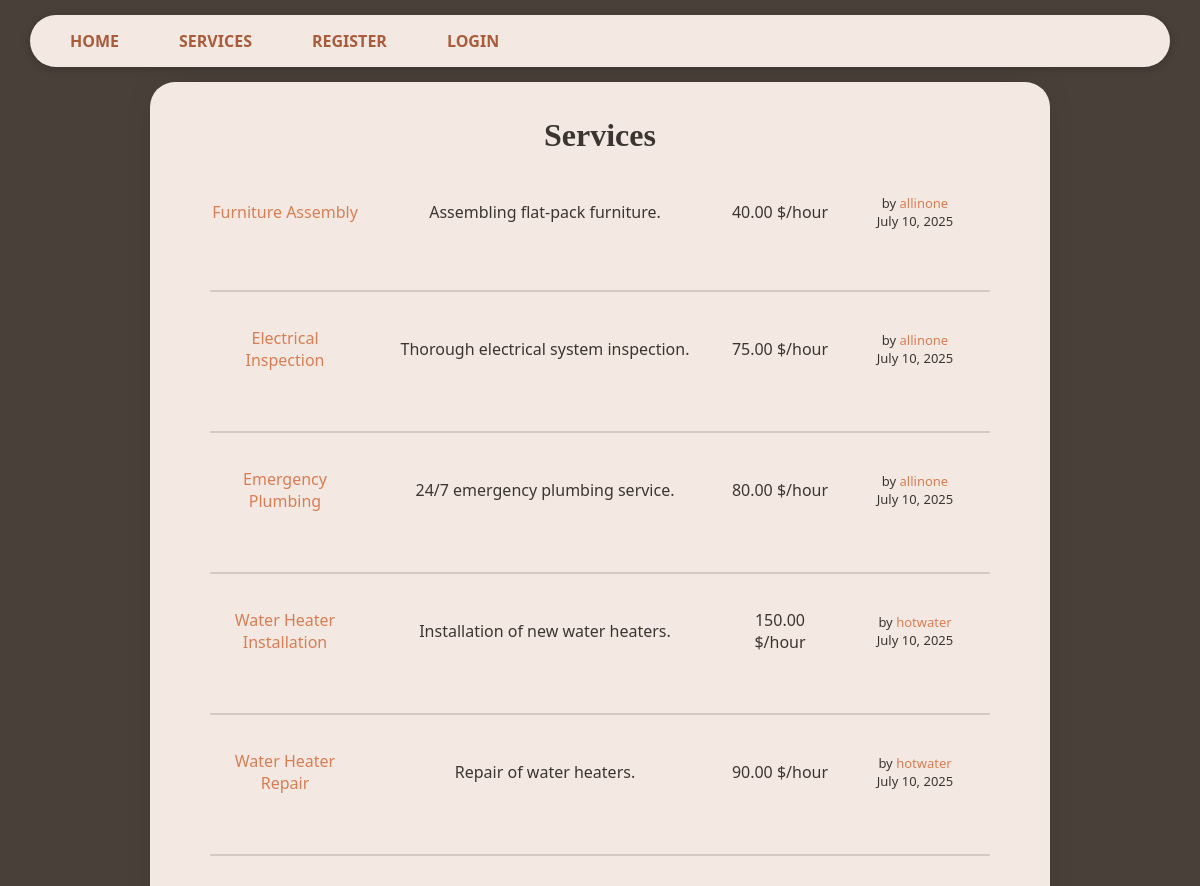
The page /services/ (upper part) on the database as committed earlier.
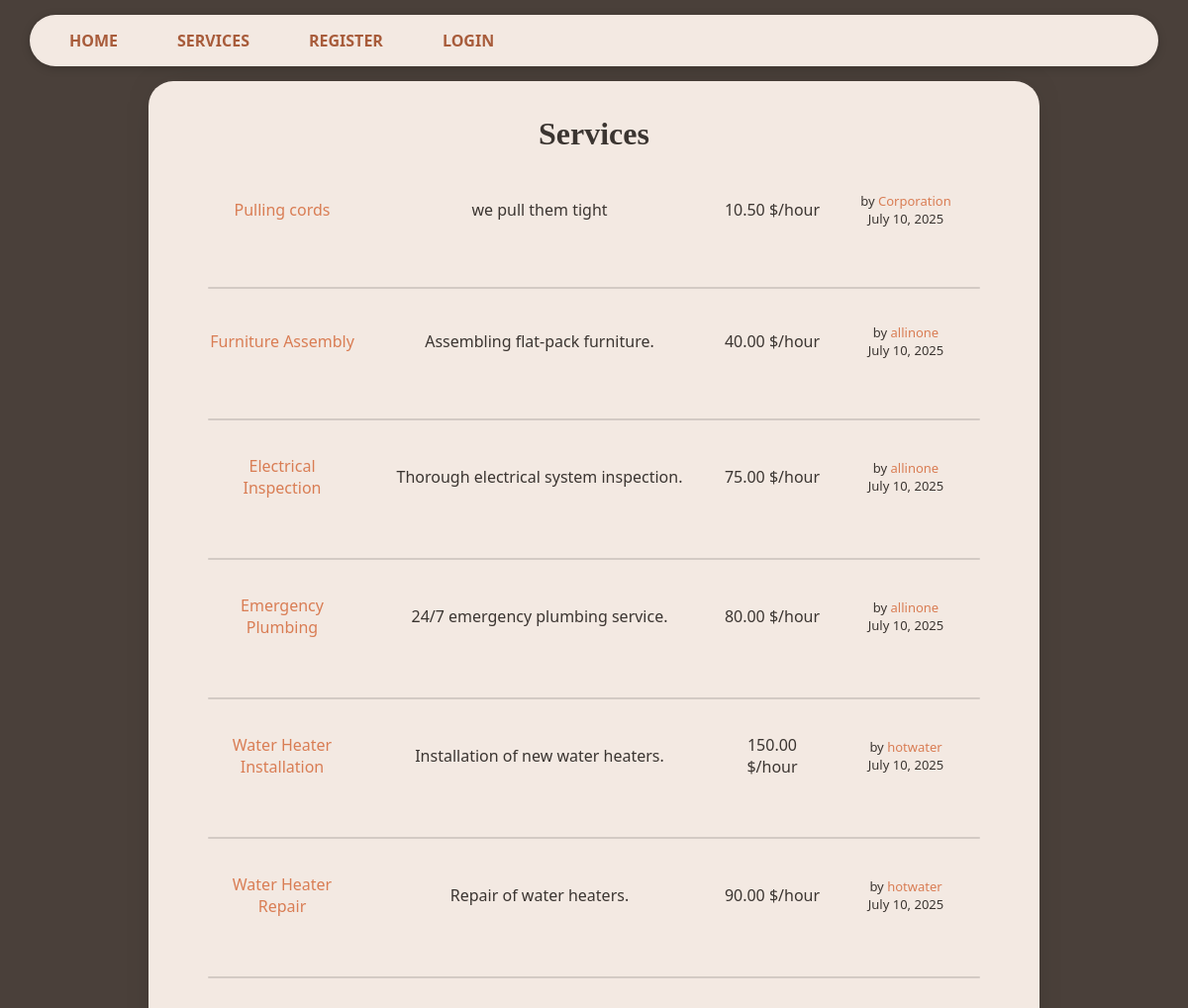
The same page on the database as committed later.
### services/models.py (models this page shows, shortened)
class Service(models.Model):
    company = models.ForeignKey(Company, on_delete=models.CASCADE)
    name = models.CharField(max_length=40)
    description = models.TextField()
    price_hour = models.DecimalField(decimal_places=2, max_digits=100)
    rating = models.IntegerField(validators=[MinValueValidator(
        0), MaxValueValidator(5)], default=0)
    choices = (
        ('Air Conditioner', 'Air Conditioner'),
        ('Carpentry', 'Carpentry'),
        ('Electricity', 'Electricity'),
        ('Gardening', 'Gardening'),
        ('Home Machines', 'Home Machines'),
        ('House Keeping', 'House Keeping'),
        ('Interior Design', 'Interior Design'),
        ('Locks', 'Locks'),
        ('Painting', 'Painting'),
        ('Plumbing', 'Plumbing'),
        ('Water Heaters', 'Water Heaters'),
    )
    field = models.CharField(max_length=30, blank=False,
                             null=False, choices=choices)
    date = models.DateTimeField(auto_now=True, null=False)

### users/models.py (models this page shows, shortened)
class Company(models.Model):
    user = models.OneToOneField(
        User, on_delete=models.CASCADE, primary_key=True)
    field = models.CharField(max_length=70, choices=(('Air Conditioner', 'Air Conditioner'),
                                                     ('All in One', 'All in One'),
                                                     ('Carpentry', 'Carpentry'),
                                                     ('Electricity',
                                                      'Electricity'),
                                                     ('Gardening', 'Gardening'),
                                                     ('Home Machines',
                                                      'Home Machines'),
                                                     ('House Keeping',
                                                      'House Keeping'),
                                                     ('Interior Design',
                                                      'Interior Design'),
                                                     ('Locks', 'Locks'),
                                                     ('Painting', 'Painting'),
                                                     ('Plumbing', 'Plumbing'),
                                                     ('Water Heaters', 'Water Heaters')), blank=False, null=False)
    rating = models.IntegerField(
        validators=[MaxValueValidator(5), MinValueValidator(0)], default=0)

class User(AbstractUser):
    is_company = models.BooleanField(default=False)
    is_customer = models.BooleanField(default=False)
    email = models.CharField(max_length=100, unique=True)

### services/views.py (the view)
# urls.py: path('', v.service_list, name='services_list'),
def service_list(request):
    services = Service.objects.all().order_by("-date")
    return render(request, 'services/list.html', {'services': services})

### services/templates/services/list.html (shortened to what this page needs)
{% extends 'main/base.html' %}
{% block content %}
    <p class="title">Services</p>
    <div class='services_list'>
        {% if services %}
            {% for service in services.all %}
                <div class="service-header">
                    <a href="/services/{{service.id}}">
                        <p class="service-name">{{service.name}}</p>
                    </a>
                    <p class="service-description">{{service.description}}</p>
                    <p class="service-price">{{service.price_hour}} $/hour</p>
                    <p class="service-company-info">
                        by <a href="/company/{{service.company.user}}">{{service.company.user}}</a>
                        <br>{{ service.date|date:"F d, Y" }}
                    </p>
                </div>
                {% if forloop.counter != services.all|length %}
                    <div class="line"></div>
                {% endif %}
            {% endfor %}
        {% else %}
            <h2>Sorry No services available yet</h2>
        {% endif %}
     </div>
{% endblock %}

Rows that differ between the two databases and show on the page:
added Service: name "Pulling cords", description "we pull them tight", price_hour "10.50", company.user "Corporation", date "July 10, 2025"
